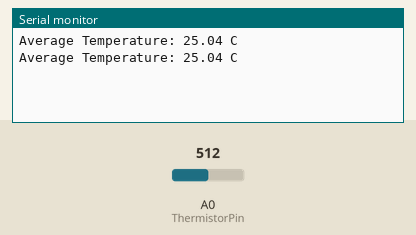
A sketch run on a simulated Arduino Uno, built with avr-gcc and run on an emulated ATmega328P. Shown: the last lines printed to the serial monitor. Inputs (shaded band) come from the test bench; at power-on: A0 (ThermistorPin) = 512.

Above: at 1.2 s.
1.3 s: A0 (ThermistorPin) set to 716
At 1.9 s:
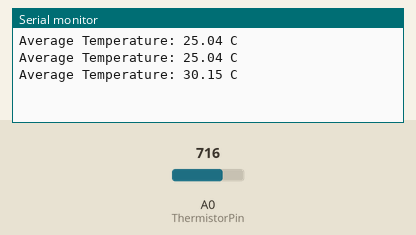
2.8 s: A0 (ThermistorPin) set to 900
At 3.4 s:
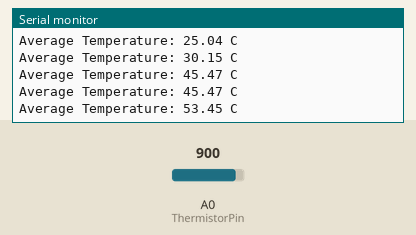
Timing chart, 0 to 5.8 s (numbered marks = the images above; inputs shaded):
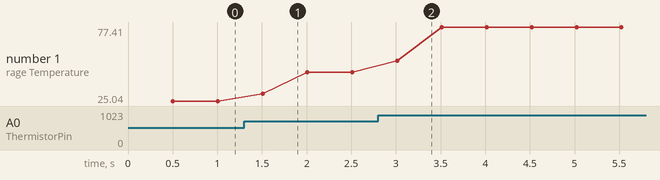

Measured:
- after the input at 1.3 s, the serial monitor: prints a new line after 0.21 s (image 1)
- after the input at 2.8 s, the serial monitor: prints a new line after 0.21 s (image 2)
- plotted number 1: 25.04 → 45.47 after the input at 1.3 s, 45.47 → 77.41 after the input at 2.8 s

The sketch:

main.ino
```cpp
int ThermistorPin = A0;
int Vo;
float R1 = 10000; // value of R1 on board
float logR2, R2, T;
float c1 = 0.001129148, c2 = 0.000234125, c3 = 0.0000000876741; //steinhart-hart coeficients for thermistor

void setup() {
	Serial.begin(9600);
}

float readTemp(int thermistorPin){
	Vo = analogRead(ThermistorPin);
	R2 = R1 * (1023.0 / (float)Vo - 1.0); //calculate resistance on thermistor
	logR2 = log(R2);
	T = (1.0 / (c1 + c2*logR2 + c3*logR2*logR2*logR2)); // temperature in Kelvin
	return T - 273.15; //convert Kelvin to Celcius
}

float readAverageTemp(int thermistorPin, int maxDelay, int delayAmount = 1 ){ //Delay amount in polling per half second
	float average = 0;
	float delayTime = maxDelay / delayAmount;
	for ( uint8_t i = 0; i < delayAmount; i++){
		average += readTemp(ThermistorPin);
    	delay(delayTime);
	};
	return average / delayAmount;
}

void loop() {
	T = readAverageTemp(ThermistorPin, 500, 4);
	Serial.print("Average Temperature: ");
	Serial.print(T);
	Serial.println(" C");
}
```
